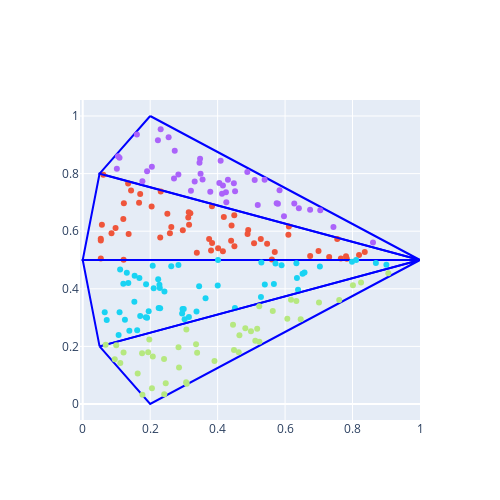

Notebook source saved alongside this figure:
### Code cell
fig = go.Figure()
annotations = []
for i in range(len(tri.simplices)):

    points = tri.points[tri.simplices[i]]
    points = np.append(points,points[0:1,:],axis=0)

    interrior_points = []
    tri_face = tri.points[tri.simplices[i,:]]
    for j in range(tri.n_points_in_tri[i]):
        dim = len(tri.points[0,:])
        rand_list = rand_split(dim+1)

        new_point = sum([face*rand_n for face,rand_n in zip(tri_face,rand_list)])
        interrior_points.append(new_point)
    interrior_points = np.array(interrior_points)
    
    fig.add_trace(go.Scatter(x=points[:,0],
                              y=points[:,1],
                              #z=data_detail_sum[:,2],
                              mode='lines',line=dict(color='blue')))

    fig.add_trace(go.Scatter(x=interrior_points[:,0],
                            y=interrior_points[:,1],
                            mode='markers'))
    
    annotations.append(
        dict(
            x=np.mean(points[:-1,0]+0.3),
            y=np.mean(points[:-1,1]),
            text='number of points = {:.0f}'.format(tri.n_points_in_tri[i]),
            showarrow=False,
            font=dict(
                size=16,
            ),
            align='center',
            arrowhead=2,
            arrowsize=1,
            arrowwidth=2,
            arrowcolor='#636363',
            ax=0,
            ay=0,
            bordercolor='#c7c7c7',
            borderwidth=2,
            borderpad=4,
            bgcolor='#ff7f0e',
            opacity=1
        )
    )

#fig.update_layout(go.Layout(
#    showlegend=False,
#    annotations = annotations))

fig.update_layout(
    autosize=False,
    width=500,
    height=500,
    showlegend=False
)
fig.show()
